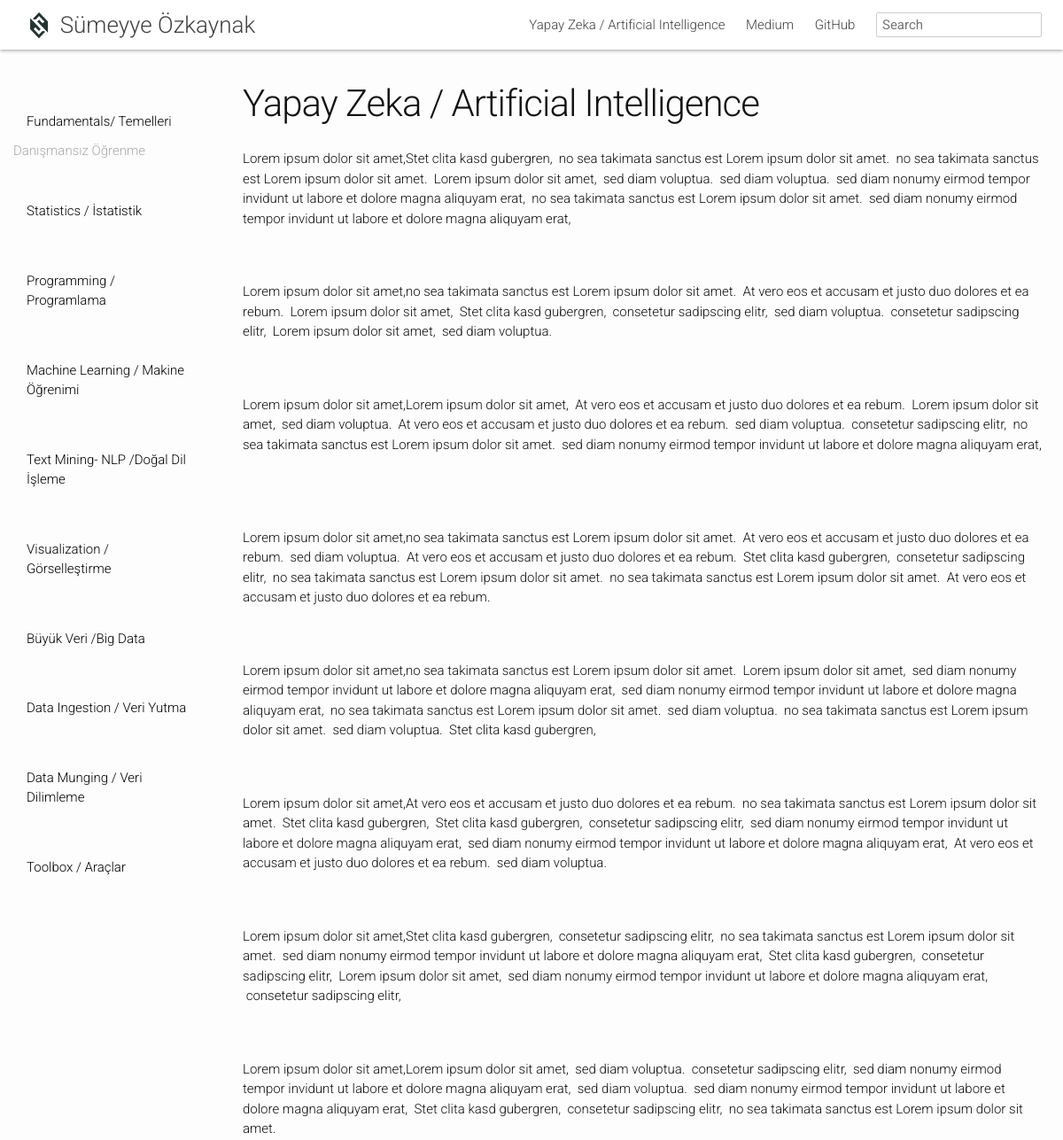
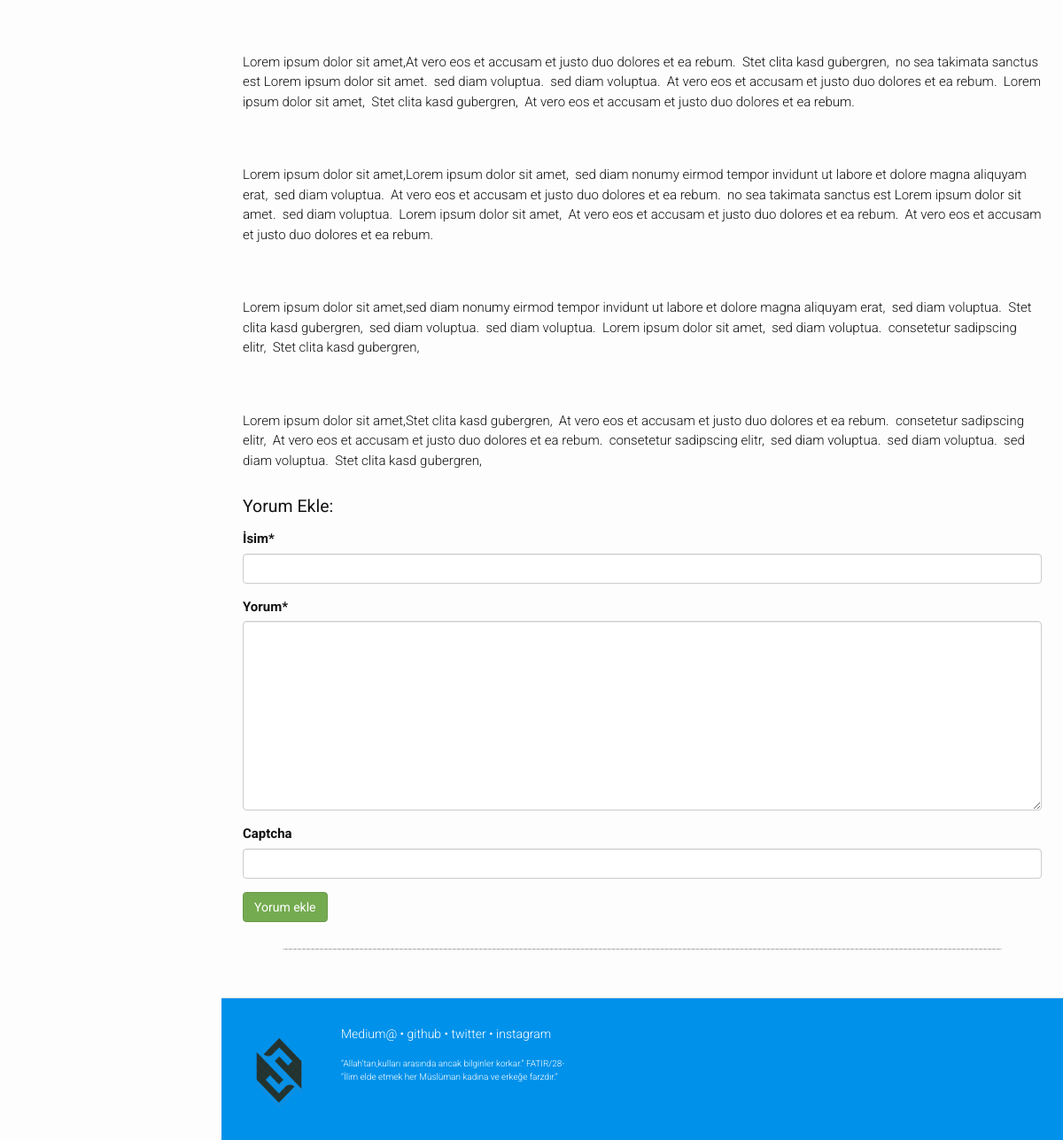
The page /myworkandresearch/yapay-zeka-artificial-intelligence/ on the database its author committed (2 pictures, top to bottom).
### myworkandresearch/models.py (models this page shows, shortened)
class Category(models.Model):
    name = models.CharField(max_length=200, verbose_name='Kategori Adı')
    slug = models.SlugField(unique=True, max_length=210, verbose_name='Kategori Url', editable=False)
    text = RichTextField(verbose_name='Kategori Metni')
    image = models.ImageField(null=True, blank=True)
    class Meta:
        ordering = ['id']

class Subject(models.Model):
    name = models.CharField(max_length=200, verbose_name='Konu Adı')
    slug = models.SlugField(unique=True, max_length=210, verbose_name='Konu Url', editable=False)
    text = RichTextField(verbose_name='Konu Metni')
    category_name = models.ForeignKey('Category', on_delete=models.CASCADE, verbose_name='Kategori Adı')
    class Meta:
        ordering = ['id']

class Article(models.Model):
    user=models.ForeignKey('auth.User', verbose_name='Yazar', related_name='articles')
    title = models.CharField(max_length=200, verbose_name='Başlık')
    slug = models.SlugField(unique=True,max_length=210, verbose_name='Yazı Url', editable=False)
    text = RichTextField()
    image = models.ImageField(null=True, blank=True)
    created_date = models.DateTimeField(
        default=timezone.now)
    published_date = models.DateTimeField(
        blank=True, null=True)
    subject_name = models.ForeignKey('Subject', on_delete=models.CASCADE)
    class Meta:
        ordering = ['-published_date', '-id']

### myworkandresearch/views.py (the view)
# urls.py: url(r'^(?P<category_slug>[\w-]+)/$', views.category, name='category'),
def category(request,category_slug):
    categories= Category.objects.filter(slug=category_slug)
    subjects=Subject.objects.all()
    category = get_object_or_404(Category, slug=category_slug)
    articles=Article.objects.all()
    form = CategoryCommentForm(request.POST or None)
    if form.is_valid():
        comment = form.save(commit=False)
        comment.category = category
        comment.save()
    context = {
        'categories': categories,
        'category':category,
        'subjects':subjects,
        'articles':articles,
        'form': form,
    }
    return render(request, 'myworkandresearch/category.html', context)

### myworkandresearch/forms.py
class CategoryCommentForm(forms.ModelForm):
    captcha = ReCaptchaField()
    class Meta:
        model = CategoryComment
        fields = [
            'name',
            'content'
        ]

### templates/myworkandresearch/category.html (shortened to what this page needs)
{% extends 'base.html' %}
{% load static %}
{% block body_name %} class="" {% endblock %}
{% block header %}
    {% for category in categories %}
    <a class="page-link" href="{%  url 'myworkandresearch:category' category_slug=category.slug %}">{{ category.name }}</a>
    {% endfor %}
    <a class="page-link" href="https://medium.com/@sumozkaynak">Medium</a>
    <a class="page-link" href="https://github.com/sozkaynak">GitHub</a>
{% endblock %}
{% block content %}
    <div class="container-fluid contents">
      <div class="row">
          {% for category in categories%}
          <div id="side-nav-container" class="col-sm-3">
          <ul id="mysidebar" class="nav">
             {% for subject in category.subject_set.all %}
              <li class="sidebar-title">
                  <a href="{% url 'myworkandresearch:subject' category_slug=category.slug subject_slug=subject.slug %}"style="color:black ">
                    <li>{{subject.name}}</li>
                  </a>
              </li>
                    <ul class="sidebar-items">
                        {% for article in subject.article_set.all %}
                      <li>
                            <a href="{% url 'myworkandresearch:detail' category_slug=category.slug subject_slug=subject.slug article_slug=article.slug %}" style="color:darkgray ">{{article.title}}</a>
                      </li>
                        {% endfor %}
                    </ul>
              {% endfor %}
          </ul>
        </div>
      {% endfor %}
            <div class="col-sm-9 main-contents">
                {% if category.name %}
                     <div class="main-contents-body">
                     <article class="post-content">
                <header class="post-header">
              <div>
                <h1 class="post-title">{{category.name}} </h1>
              </div>
           </header>
                {{category.text|safe|linebreaksbr}}
            </article>
                     <h3>Yorum Ekle:</h3>
                    {% include 'myworkandresearch/comment.html' %}
                     <hr>
                 </div>
                {% endif %}
             </div>
      </div>
    </div>
{% endblock %}
{% block footer %}
<footer class="site-footer">
    <div class="container-fluid">
        <div class="row">
            <div class="col-sm-12">
                <div class="logo">
                    <img src="{% static 'images/logoweb.png' %}" alt="Logo" width="100" height="100">
                </div>
                <p class="site-footer__link-list">
                    <a href="https://medium.com/@sumozkaynak">Medium@</a> &bull;
                    <a href="https://github.com/sozkaynak/">github</a> &bull;
                    <a href="https://twitter.com/sumeyyeozkaynak">twitter</a> &bull;
                    <a href="https://instagram.com/afafet">instagram</a>
                </p>
                <p class="licenses">
                         “Allah’tan,kulları arasında ancak bilginler korkar.” FATIR/28- <br>
                         “İlim elde etmek her Müslüman kadına ve erkeğe farzdır.”
                      </p>
            </div>
        </div>
    </div>
</footer>
{% endblock %}

### static/css/main.css (style rules this page uses)
html, body { width: 100%; height: 100%; }
body, h1, h2, h3, h4, h5, h6, p, blockquote, pre, hr, dl, dd, ol, ul, figure { margin: 0; padding: 0; }
body { font-family: Roboto, sans-serif; font-size: 16px; line-height: 1.5; font-weight: 300; color: #111; background-color: #fdfdfd; -webkit-text-size-adjust: 100%; }
h1, h2, h3, h4, h5, h6, p, blockquote, pre, ul, ol, dl, figure { margin-bottom: 15px; }
img { max-width: 100%; vertical-align: middle; }
ul, ol { margin-left: 30px; }
h1, h2, h3, h4, h5, h6 { font-weight: 300; }
a { color: #0091ea; text-decoration: none; }
.site-footer { margin-left: 250px; width: calc(100% - 250px); }
.site-footer .licenses { font-size: 10px; width: 72%; }
.site-footer .row { max-width: 980px; margin: 0 auto; }
.contents { padding: 56px 24px 24px 24px; }
.site-nav .page-link { color: #424242; line-height: 1.5; }
.site-nav .page-link:not(:first-child) { margin-left: 20px; }
.site-footer { border-top: 1px solid #e8e8e8; padding-top: 30px; padding-bottom: 30px; background: #0091ea; color: white; }
.site-footer a { color: white; }
.site-footer__link-list { font-size: 14px; font-weight: 300; }
.logo { float: left; position: relative; margin-right: 20px; }
.post-header { margin-bottom: 30px; }
.post-title { font-size: 42px; letter-spacing: -1px; line-height: 1; }
.post-content { margin-bottom: 30px; }
body { font-size: 15px; }
footer { font-size: smaller; }
h3 { font-weight: normal; font-size: 130%; }
hr { border: 0; border-bottom: 1px dashed #ccc; background: #999; margin: 30px 0px; width: 90%; margin-left: auto; margin-right: auto; }
#side-nav-container { position: fixed; top: 56px; left: 0; width: 250px; overflow-y: auto; height: 100%; background: #fdfdfd; }
.main-contents { margin-left: 250px; width: calc(100% - 250px); display: flex; justify-content: center; padding-top: 40px; }
.main-contents-body { width: 980px; }
#mysidebar { margin: 40px 0 40px 0; }
#mysidebar ul { margin-left: 0; list-style: none; }
#mysidebar li.sidebar-title { color: #424242; font-size: 20px; }
#mysidebar ul.sidebar-items { margin-bottom: 16px; }

### rows shown on the page
Category: name "Yapay Zeka / Artificial Intelligence", text "Lorem ipsum dolor sit amet,Stet clita kasd gubergren, no sea takimata sanctus est Lorem ipsum dolor sit amet. no sea takimata sanctus est Lorem ipsum dolor sit amet. Lorem ipsum dolor sit amet, sed diam voluptua. sed diam voluptua. sed diam nonumy eirmod tempor invidunt ut labore et dolore magna aliquyam erat, no sea takimata sanctus est Lorem ipsum dolor sit amet. sed diam nonumy eirmod tempor invidunt ut labore et dolore magna aliquyam erat, Lorem ipsum dolor sit amet,no sea takimata sanctus est Lorem ipsum dolor sit amet. At vero eos et accusam et justo duo dolores et ea rebum. Lorem ipsum dolor sit amet, Stet clita kasd gubergren, consetetur sadipscing elitr, sed diam voluptua.…"
Article: title "Danışmansız Öğrenme"
